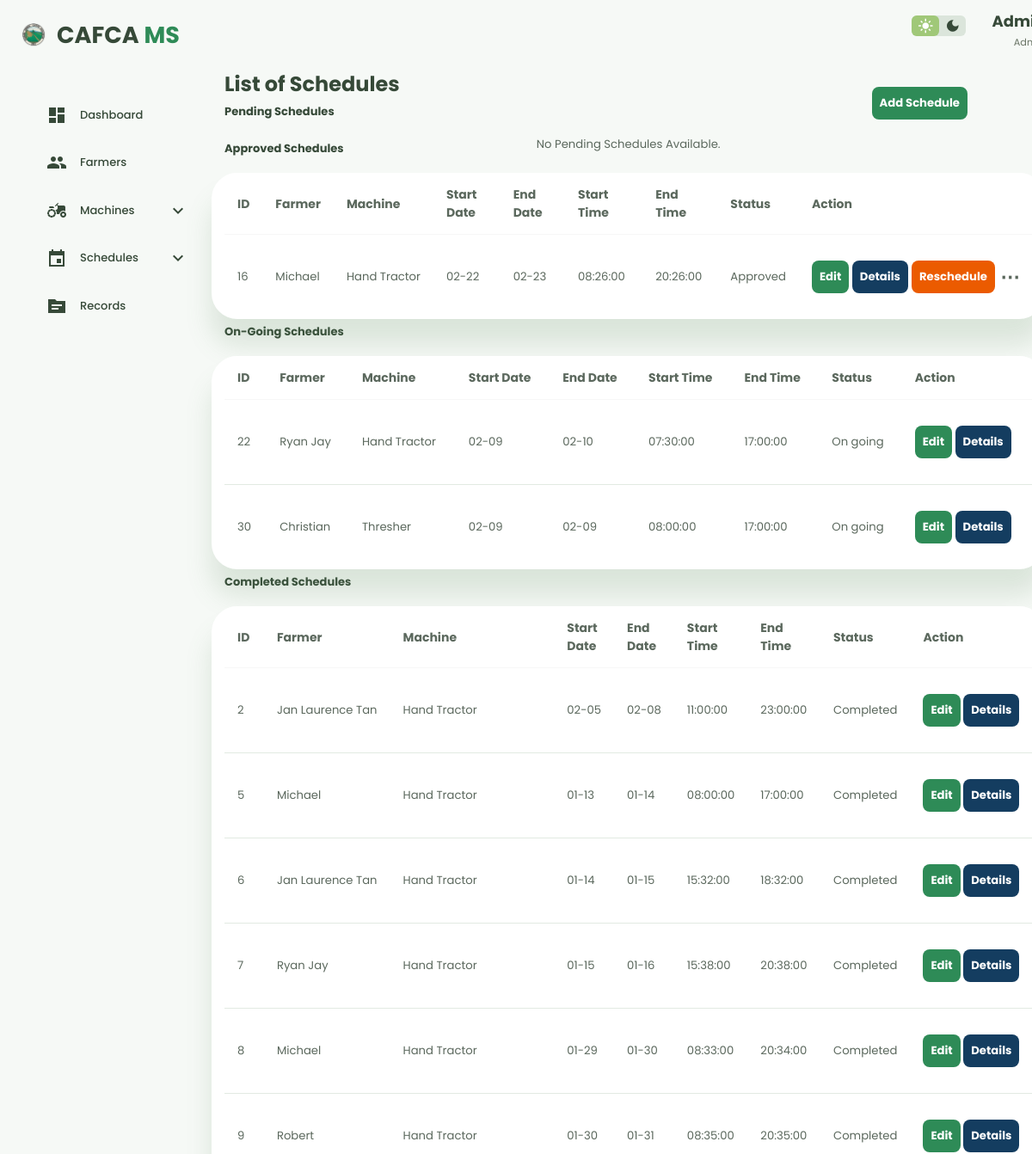
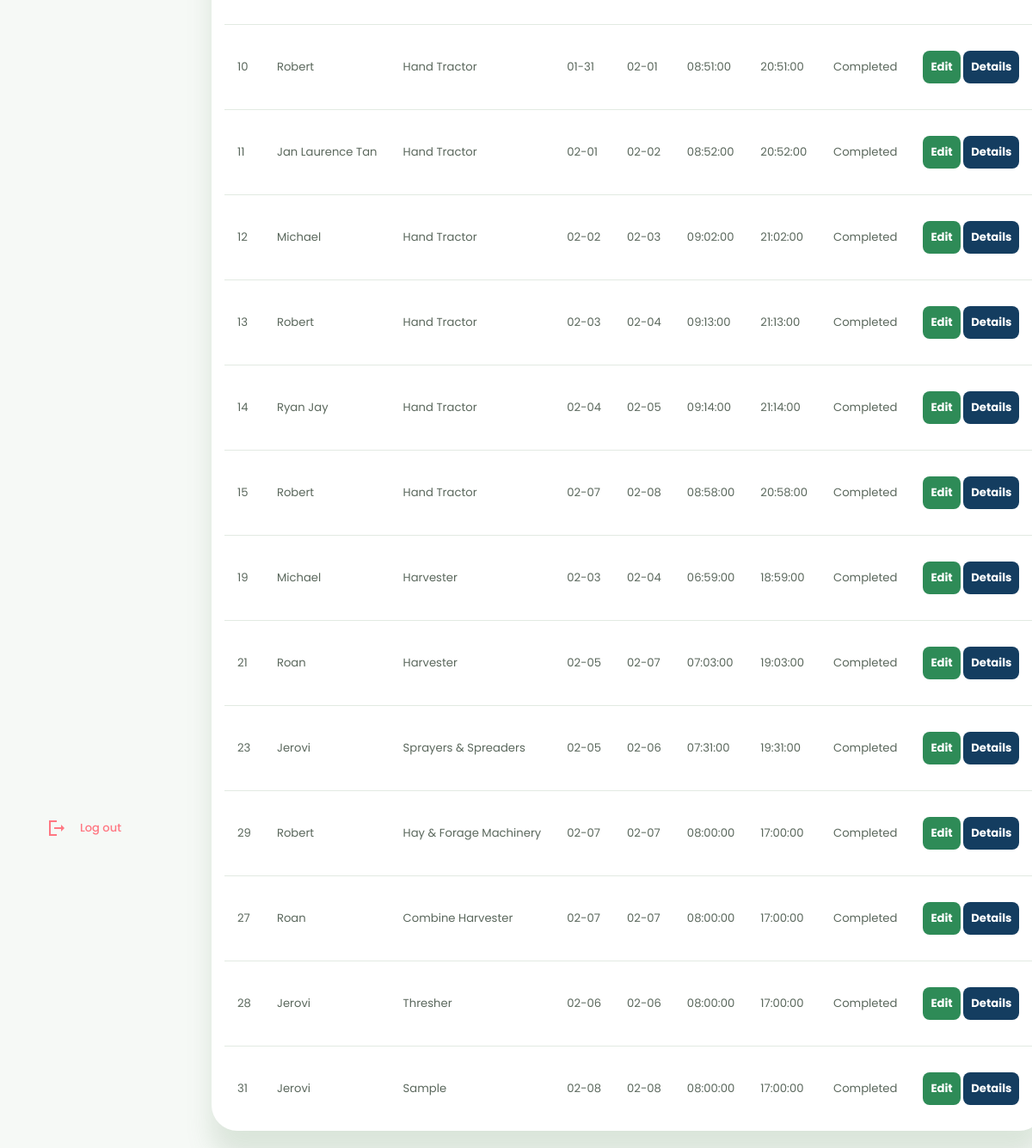
The app's page /dashboard/schedules/schedule.php (signed in) with its own data (2 pictures, top to bottom).
### tables this page shows
CREATE TABLE `schedules` (
  `id` int(11) NOT NULL,
  `farmer_id` int(255) NOT NULL,
  `machine_id` int(255) NOT NULL,
  `schedule_date` date NOT NULL,
  `date_span` int(255) NOT NULL,
  `start_time` time NOT NULL,
  `end_time` time NOT NULL,
  `status` enum('Pending','Approved','On going','Completed') DEFAULT 'Pending',
  `reschedule_reason` text DEFAULT NULL,
  `rescheduled_at` datetime DEFAULT NULL,
  `return_date` datetime DEFAULT NULL,
  `return_notes` text DEFAULT NULL
);

CREATE TABLE `farmers` (
  `id` int(255) NOT NULL,
  `name` varchar(255) NOT NULL,
  `age` int(2) NOT NULL,
  `birthday` date NOT NULL,
  `address` varchar(255) NOT NULL,
  `land` varchar(255) NOT NULL,
  `unit` varchar(20) NOT NULL,
  `phone` varchar(11) NOT NULL,
  `created_at` varchar(255) NOT NULL DEFAULT current_timestamp()
);

CREATE TABLE `machines` (
  `id` int(255) NOT NULL,
  `name` varchar(255) NOT NULL,
  `type` varchar(255) NOT NULL,
  `status` varchar(255) NOT NULL,
  `acquisition_date` date NOT NULL,
  `last_returned` datetime DEFAULT NULL
);

### dashboard/schedules/schedule.php (the view, shortened to what this page needs)
<?php
$servername = "localhost";
$username = "root";
$password = "";
$database = "testdb";
$conn = new mysqli($servername, $username, $password, $database);
$notReturnedSql = "SELECT DISTINCT s.machine_id, s.schedule_date, s.date_span, s.start_time, s.end_time, s.return_date, s.status
                   FROM schedules s
                   WHERE s.status IN ('Approved', 'Completed')";
$notReturnedResult = $conn->query($notReturnedSql);
if ($notReturnedResult) {
    while ($r = $notReturnedResult->fetch_assoc()) {
        $scheduleDate = $r['schedule_date'] ?? '';
        $startTime = $r['start_time'] ?? '00:00:00';
        $endTime = $r['end_time'] ?? '23:59:59';
        $dateSpan = $r['date_span'] ?? 0;
        if (!empty($scheduleDate)) {
            try {
                $startDt = new DateTime($scheduleDate . ' ' . $startTime);
                $endDateStr = date('Y-m-d', strtotime($scheduleDate . " +{$dateSpan} days"));
                $endDt = new DateTime($endDateStr . ' ' . $endTime);
            } catch (Exception $e) {
            }
        }
    }
}
$countSql = "SELECT schedule_date, start_time, end_time, date_span, status FROM schedules";
$countResult = $conn->query($countSql);
if ($countResult) {
    while ($r = $countResult->fetch_assoc()) {
        $scheduleDate = $r['schedule_date'];
        $startTime = $r['start_time'] ?: '00:00:00';
        $endTime = $r['end_time'] ?: '23:59:59';
        $dateSpan = isset($r['date_span']) ? (int)$r['date_span'] : 0;
        try {
            $startDt = new DateTime($scheduleDate . ' ' . $startTime);
        } catch (Exception $e) {
            $startDt = new DateTime($scheduleDate . ' 00:00:00');
        }
        $endDateStr = date('Y-m-d', strtotime($scheduleDate . " +{$dateSpan} days"));
        try {
            $endDt = new DateTime($endDateStr . ' ' . $endTime);
        } catch (Exception $e) {
            $endDt = new DateTime($endDateStr . ' 23:59:59');
        }
    }
}
?>
<!DOCTYPE html>
<html lang="en">
<head>
    <link rel="stylesheet" href="../farmers_sec/farmerstyle.css">
</head>
<body>
    <div class="container">
        <aside>
            <div class="top">
                <a class="logo" href="../main/dashdex.php">
                    <img src="../../LandingPage/others/logo.png">
                    <h2>CAFCA <span>MS</span></h2>
                </a>
            </div>
            <div class="sidebar">
                <a href="../main/dashdex.php">
                    <span class="material-icons-sharp">dashboard</span>
                    <h3>Dashboard</h3>
                </a>
                <a href="../farmers_sec/farmers.php">
                    <span class="material-icons-sharp">people</span>
                    <h3>Farmers</h3>
                </a>
                <?php
                $statusParam = $_GET['status'] ?? '';
                $currentPage = basename($_SERVER['PHP_SELF']);
                $isMachinePage = ($currentPage === 'machine.php');
                ?>
                <div class="sidebar-dropdown <?= ($isMachinePage && $statusParam) ? 'open' : '' ?>">
                    <a href="javascript:void(0)" class="dropdown-toggle"
                        aria-expanded="<?= ($isMachinePage && $statusParam) ? 'true' : 'false' ?>">
                        <span class="material-icons-sharp">agriculture</span>
                        <h3>Machines</h3>
                        <span class="material-icons-sharp dropdown-icon">expand_more</span>
                    </a>
                </div>
                <div class="sidebar-dropdown <?= $schedulesStatus ? 'open' : '' ?>">
                    <a href="javascript:void(0)" class="dropdown-toggle"
                        aria-expanded="<?= $schedulesStatus ? 'true' : 'false' ?>">
                        <span class="material-icons-sharp">event</span>
                        <h3>Schedules</h3>
                        <span class="material-icons-sharp dropdown-icon">expand_more</span>
                    </a>
                </div>
                <a href="../records/records.php">
                    <span class="material-icons-sharp">topic</span>
                    <h3>Records</h3>
                </a>
                <div class="logout"><a href="../../login/logout.php"
                        onclick="return confirm('Are you sure you want to log out?');" class="danger">
                        <span class="material-icons-sharp">logout</span>
                        <h3>Log out</h3>
                    </a>
                </div>
            </div>
        </aside>
        <main>
            <div class="top">
                <div class="theme-toggler" title="Theme">
                    <span class="material-icons-sharp active">light_mode</span>
                    <span class="material-icons-sharp">dark_mode</span>
                </div>
                <div class="profile" style="display: flex; flex-direction: column; text-align: right;">
                    <span style="font-size: 18px; text-transform: capitalize; font-weight: 700; ">
                        <?= $_SESSION['username']; ?>
                    </span>
                    <small class="text-muted">Admin</small>
                </div>
            </div>
            <div class="title">
                <h2>List of Schedules</h2>
                <a href="javascript:void(0)" onclick="openAddScheduleModal()" class="btn btn-primary schedule"
                    role="button">Add Schedule</a>
            </div>
            <br>
            <?php
            $statusFilter = $_GET['status'] ?? null;
            $schedules = [
                'Pending' => [],
                'Approved' => [],
                'On going' => [],
                'Completed' => []
            ];
            $sql = "
                SELECT
                    schedules.id,
                    schedules.status,
                    farmers.name AS farmer_name,
                    machines.name AS machine_name,
                    schedules.schedule_date,
                    schedules.date_span,
                    schedules.start_time,
                    schedules.end_time,
                    schedules.reschedule_reason,
                    schedules.rescheduled_at
                FROM schedules
                JOIN farmers ON schedules.farmer_id = farmers.id
                JOIN machines ON schedules.machine_id = machines.id
            ";
            $result = $conn->query($sql);
            $now = new DateTime();
            while ($row = $result->fetch_assoc()) {
                $dbStatus = $row['status'];
                $scheduleDate = $row['schedule_date'];
                $startTime = $row['start_time'] ?: '00:00:00';
                $endTime = $row['end_time'] ?: '23:59:59';
                $dateSpan = isset($row['date_span']) ? (int)$row['date_span'] : 0;
                try {
                    $startDt = new DateTime($scheduleDate . ' ' . $startTime);
                } catch (Exception $e) {
                    $startDt = new DateTime($scheduleDate . ' 00:00:00');
                }
                $endDateStr = date('Y-m-d', strtotime($scheduleDate . " +{$dateSpan} days"));
                try {
                    $endDt = new DateTime($endDateStr . ' ' . $endTime);
                } catch (Exception $e) {
                    $endDt = new DateTime($endDateStr . ' 23:59:59');
                }
                $computedStatus = $dbStatus;
                if ($dbStatus === 'Approved') {
                    if ($now >= $startDt && $now <= $endDt) {
                        $computedStatus = 'On going';
                    } elseif ($now > $endDt) {
                        $computedStatus = 'Completed';
                    }
                }
                if (!isset($schedules[$computedStatus])) {
                    $schedules[$computedStatus] = [];
                }
                $schedules[$computedStatus][] = [
                    'row' => $row,
                    'status' => $computedStatus
                ];
            }
            function renderScheduleTable($title, $data) {
                echo "<h3 style='margin-top: -1rem; margin-bottom: 1.2rem; padding-left: 1rem;'>$title</h3>";
                if (empty($data)) {
                    echo "<p style='display: flex; justify-content: center; text-transform: capitalize;'>No {$title} available.</p>";
                    return;
                }
                echo "
                <div class='table-scroll'>
                <table style='width:100%' class='table'>
                    <thead>
                        <tr>
                            <th>ID</th>
                            <th>Farmer</th>
                            <th>Machine</th>
                            <th>Start Date</th>
                            <th>End Date</th>
                            <th>Start Time</th>
                            <th>End Time</th>
                            <th>Status</th>
                            <th>Action</th>
                        </tr>
                    </thead>
                    <tbody>
                ";
                foreach ($data as $item) {
                    $row = $item['row'];
                    $status = $item['status'];
                    $start_date = date('m-d', strtotime($row['schedule_date']));
                    $end_date = date('m-d', strtotime($row['schedule_date'] . " +{$row['date_span']} days"));
                    $details_redirect = 'print_certificate.php?id=' . $row['id'] . '&redirect=' . urlencode($status);
                    echo "<tr>";
                    echo "<td>{$row['id']}</td>";
                    echo "<td>{$row['farmer_name']}</td>";
                    echo "<td>{$row['machine_name']}</td>";
                    echo "<td>$start_date</td>";
                    echo "<td>$end_date</td>";
                    echo "<td>{$row['start_time']}</td>";
                    echo "<td>{$row['end_time']}</td>";
                    echo "<td>$status</td>";
                    echo "<td>
                            <a class='btn btn-primary btn-sm' onclick='openEditScheduleModal({$row['id']})' href='javascript:void(0)'>Edit</a>
                            <a class='btn btn-success btn-sm' href='$details_redirect'>Details</a>";
                    if ($status === 'Pending') {
                        echo "<a class='btn btn-warning btn-sm' onclick=\"return confirm('Are you sure you want to approve " . htmlspecialchars($row['farmer_name']) . "\\'s schedule to use " . htmlspecialchars($row['machine_name']) . "?');\" style='margin-left: 4px;' href='approve_schedule.php?id={$row['id']}'>Approve</a>";
                        echo "<a class='btn btn-danger btn-sm' onclick=\"return confirm('Are you sure you want to cancel " . htmlspecialchars($row['farmer_name']) . "\\'s schedule?');\"  style='margin-left: 4px;' href='cancel_schedule.php?id={$row['id']}'>Cancel</a>";
                    } elseif ($status === 'Approved') {
                        echo "<a class='btn btn-resched btn-sm' style='margin-left: 4px;' onclick='openRescheduleModal({$row['id']}, \"" . htmlspecialchars($row['farmer_name'], ENT_QUOTES) . "\", \"" . htmlspecialchars($row['machine_name'], ENT_QUOTES) . "\", \"" . htmlspecialchars($row['schedule_date']) . "\", {$row['date_span']}, \"" . htmlspecialchars($row['start_time']) . "\", \"" . htmlspecialchars($row['end_time']) . "\", \"$status\")'>Reschedule</a>";
                        if (!empty($row['reschedule_reason'])) {
                            $reason = htmlspecialchars($row['reschedule_reason'], ENT_QUOTES);
                            $rescheduled_date = !empty($row['rescheduled_at']) ? date('M d, Y g:i A', strtotime($row['rescheduled_at'])) : 'N/A';
                            echo "<span class='reschedule-info-icon' data-tooltip='Rescheduled on: $rescheduled_date&#10;Reason: $reason'>⋯</span>";
                        }
                    }
                    echo "</td>";
                    echo "</tr>";
                }
                echo "</tbody>
                </table>
                </div><br>";
            }
            if ($statusFilter) {
                renderScheduleTable("$statusFilter Schedules", $schedules[$statusFilter] ?? []);
            } else {
                renderScheduleTable("Pending Schedules", $schedules['Pending'] ?? []);
                renderScheduleTable("Approved Schedules", $schedules['Approved'] ?? []);
            }
            ?>
        </main>
    </div>
</body>
</html>

### records on screen
schedules: id "16", farmer.name "Michael", machine.name "Hand Tractor", schedule_date "02-22", end_date "02-23", start_time "08:26:00", end_time "20:26:00", status "Approved"
schedules: id "22", farmer.name "Ryan Jay", machine.name "Hand Tractor", schedule_date "02-09", end_date "02-10", start_time "07:30:00", end_time "17:00:00", status "On going"
schedules: id "30", farmer.name "Christian", machine.name "Thresher", schedule_date "02-09", end_date "02-09", start_time "08:00:00", end_time "17:00:00", status "On going"
schedules: id "2", farmer.name "Jan Laurence Tan", machine.name "Hand Tractor", schedule_date "02-05", end_date "02-08", start_time "11:00:00", end_time "23:00:00", status "Completed"
schedules: id "5", farmer.name "Michael", machine.name "Hand Tractor", schedule_date "01-13", end_date "01-14", start_time "08:00:00", end_time "17:00:00", status "Completed"
schedules: id "6", farmer.name "Jan Laurence Tan", machine.name "Hand Tractor", schedule_date "01-14", end_date "01-15", start_time "15:32:00", end_time "18:32:00", status "Completed"
schedules: id "7", farmer.name "Ryan Jay", machine.name "Hand Tractor", schedule_date "01-15", end_date "01-16", start_time "15:38:00", end_time "20:38:00", status "Completed"
schedules: id "8", farmer.name "Michael", machine.name "Hand Tractor", schedule_date "01-29", end_date "01-30", start_time "08:33:00", end_time "20:34:00", status "Completed"
schedules: id "9", farmer.name "Robert", machine.name "Hand Tractor", schedule_date "01-30", end_date "01-31", start_time "08:35:00", end_time "20:35:00", status "Completed"
schedules: id "10", farmer.name "Robert", machine.name "Hand Tractor", schedule_date "01-31", end_date "02-01", start_time "08:51:00", end_time "20:51:00", status "Completed"
schedules: id "11", farmer.name "Jan Laurence Tan", machine.name "Hand Tractor", schedule_date "02-01", end_date "02-02", start_time "08:52:00", end_time "20:52:00", status "Completed"
schedules: id "12", farmer.name "Michael", machine.name "Hand Tractor", schedule_date "02-02", end_date "02-03", start_time "09:02:00", end_time "21:02:00", status "Completed"
schedules: id "13", farmer.name "Robert", machine.name "Hand Tractor", schedule_date "02-03", end_date "02-04", start_time "09:13:00", end_time "21:13:00", status "Completed"
schedules: id "14", farmer.name "Ryan Jay", machine.name "Hand Tractor", schedule_date "02-04", end_date "02-05", start_time "09:14:00", end_time "21:14:00", status "Completed"
schedules: id "15", farmer.name "Robert", machine.name "Hand Tractor", schedule_date "02-07", end_date "02-08", start_time "08:58:00", end_time "20:58:00", status "Completed"
schedules: id "19", farmer.name "Michael", machine.name "Harvester", schedule_date "02-03", end_date "02-04", start_time "06:59:00", end_time "18:59:00", status "Completed"
schedules: id "21", farmer.name "Roan", machine.name "Harvester", schedule_date "02-05", end_date "02-07", start_time "07:03:00", end_time "19:03:00", status "Completed"
schedules: id "23", farmer.name "Jerovi", machine.name "Sprayers & Spreaders", schedule_date "02-05", end_date "02-06", start_time "07:31:00", end_time "19:31:00", status "Completed"
schedules: id "29", farmer.name "Robert", machine.name "Hay & Forage Machinery", schedule_date "02-07", end_date "02-07", start_time "08:00:00", end_time "17:00:00", status "Completed"
schedules: id "27", farmer.name "Roan", machine.name "Combine Harvester", schedule_date "02-07", end_date "02-07", start_time "08:00:00", end_time "17:00:00", status "Completed"
schedules: id "28", farmer.name "Jerovi", machine.name "Thresher", schedule_date "02-06", end_date "02-06", start_time "08:00:00", end_time "17:00:00", status "Completed"
schedules: id "31", farmer.name "Jerovi", machine.name "Sample", schedule_date "02-08", end_date "02-08", start_time "08:00:00", end_time "17:00:00", status "Completed"

### other values on screen
$title "Pending Schedules Approved Schedules On-Going Schedules Completed Schedules"
$title "Pending Schedules"
